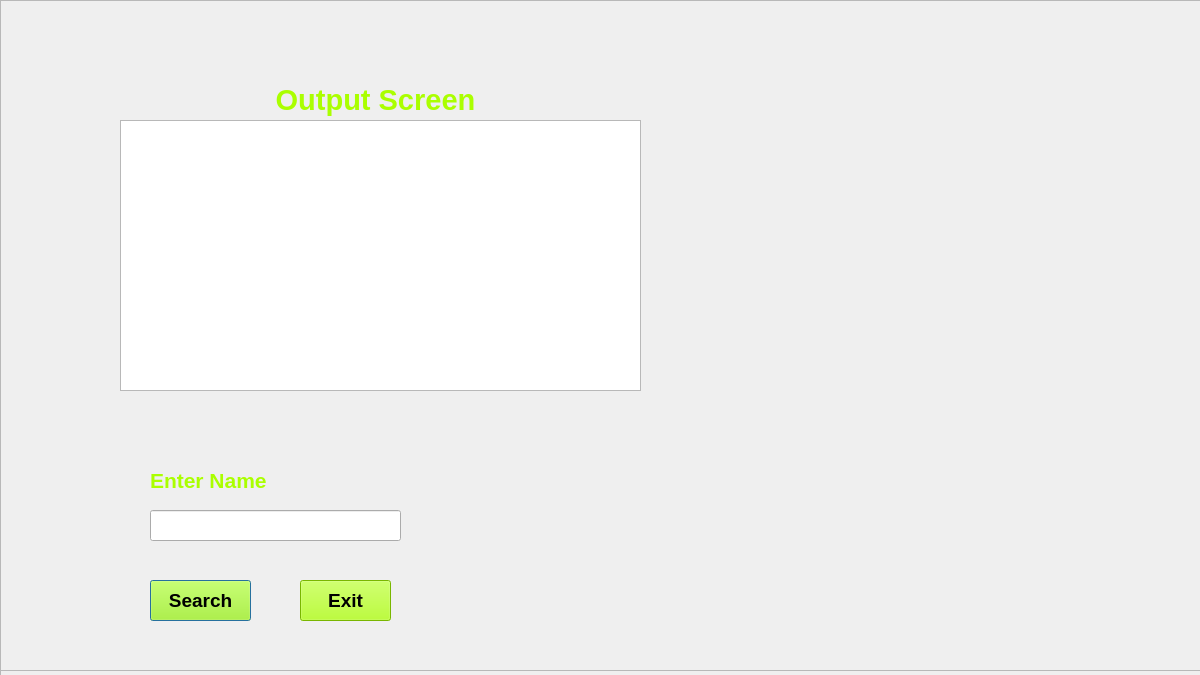
<?xml version="1.0" encoding="UTF-8"?>
<ui version="4.0">
 <class>empsearch</class>
 <widget class="QDialog" name="empsearch">
  <property name="geometry">
   <rect>
    <x>0</x>
    <y>0</y>
    <width>1200</width>
    <height>675</height>
   </rect>
  </property>
  <property name="windowTitle">
   <string>Security System</string>
  </property>
  <property name="styleSheet">
   <string notr="true"/>
  </property>
  <widget class="QFrame" name="frame">
   <property name="geometry">
    <rect>
     <x>0</x>
     <y>0</y>
     <width>1201</width>
     <height>681</height>
    </rect>
   </property>
   <property name="frameShape">
    <enum>QFrame::StyledPanel</enum>
   </property>
   <property name="frameShadow">
    <enum>QFrame::Raised</enum>
   </property>
   <widget class="QLabel" name="label_2">
    <property name="geometry">
     <rect>
      <x>270</x>
      <y>80</y>
      <width>211</width>
      <height>41</height>
     </rect>
    </property>
    <property name="text">
     <string>&lt;html&gt;&lt;head/&gt;&lt;body&gt;&lt;p align=&quot;center&quot;&gt;&lt;span style=&quot; font-size:22pt; font-weight:600; color:#aaff00;&quot;&gt;Output Screen&lt;/span&gt;&lt;/p&gt;&lt;/body&gt;&lt;/html&gt;</string>
    </property>
   </widget>
   <widget class="QPushButton" name="Search">
    <property name="geometry">
     <rect>
      <x>150</x>
      <y>580</y>
      <width>101</width>
      <height>41</height>
     </rect>
    </property>
    <property name="font">
     <font>
      <family>Segoe UI</family>
      <pointsize>14</pointsize>
      <weight>75</weight>
      <bold>true</bold>
     </font>
    </property>
    <property name="styleSheet">
     <string notr="true">background-color: rgb(170, 255, 0);
color: rgb(0, 0, 0);</string>
    </property>
    <property name="text">
     <string>Search</string>
    </property>
   </widget>
   <widget class="QPushButton" name="pushButton">
    <property name="geometry">
     <rect>
      <x>300</x>
      <y>580</y>
      <width>91</width>
      <height>41</height>
     </rect>
    </property>
    <property name="font">
     <font>
      <family>Segoe UI</family>
      <pointsize>14</pointsize>
      <weight>75</weight>
      <bold>true</bold>
     </font>
    </property>
    <property name="styleSheet">
     <string notr="true">background-color: rgb(170, 255, 0);
color: rgb(0, 0, 0);</string>
    </property>
    <property name="text">
     <string>Exit</string>
    </property>
   </widget>
   <widget class="QLabel" name="label">
    <property name="geometry">
     <rect>
      <x>150</x>
      <y>460</y>
      <width>131</width>
      <height>41</height>
     </rect>
    </property>
    <property name="text">
     <string>&lt;html&gt;&lt;head/&gt;&lt;body&gt;&lt;p&gt;&lt;span style=&quot; font-size:16pt; font-weight:600; color:#aaff00;&quot;&gt;Enter Name&lt;/span&gt;&lt;/p&gt;&lt;/body&gt;&lt;/html&gt;</string>
    </property>
   </widget>
   <widget class="QTableView" name="tableView">
    <property name="geometry">
     <rect>
      <x>120</x>
      <y>120</y>
      <width>521</width>
      <height>271</height>
     </rect>
    </property>
    <property name="font">
     <font>
      <pointsize>12</pointsize>
      <weight>75</weight>
      <bold>true</bold>
     </font>
    </property>
    <property name="styleSheet">
     <string notr="true">color: rgb(0, 0, 0);</string>
    </property>
   </widget>
   <widget class="QLineEdit" name="lineEdit_emsear">
    <property name="geometry">
     <rect>
      <x>150</x>
      <y>510</y>
      <width>251</width>
      <height>31</height>
     </rect>
    </property>
    <property name="font">
     <font>
      <family>Segoe UI</family>
      <pointsize>12</pointsize>
      <weight>75</weight>
      <bold>true</bold>
     </font>
    </property>
    <property name="styleSheet">
     <string notr="true">color: rgb(0, 0, 0);</string>
    </property>
   </widget>
   <widget class="QFrame" name="frame_2">
    <property name="geometry">
     <rect>
      <x>0</x>
      <y>0</y>
      <width>1201</width>
      <height>671</height>
     </rect>
    </property>
    <property name="styleSheet">
     <string notr="true">background-image: url(:/resources/img/kali2.png);</string>
    </property>
    <property name="frameShape">
     <enum>QFrame::StyledPanel</enum>
    </property>
    <property name="frameShadow">
     <enum>QFrame::Raised</enum>
    </property>
   </widget>
   <zorder>frame_2</zorder>
   <zorder>label_2</zorder>
   <zorder>Search</zorder>
   <zorder>pushButton</zorder>
   <zorder>label</zorder>
   <zorder>tableView</zorder>
   <zorder>lineEdit_emsear</zorder>
  </widget>
 </widget>
 <resources/>
 <connections/>
</ui>
